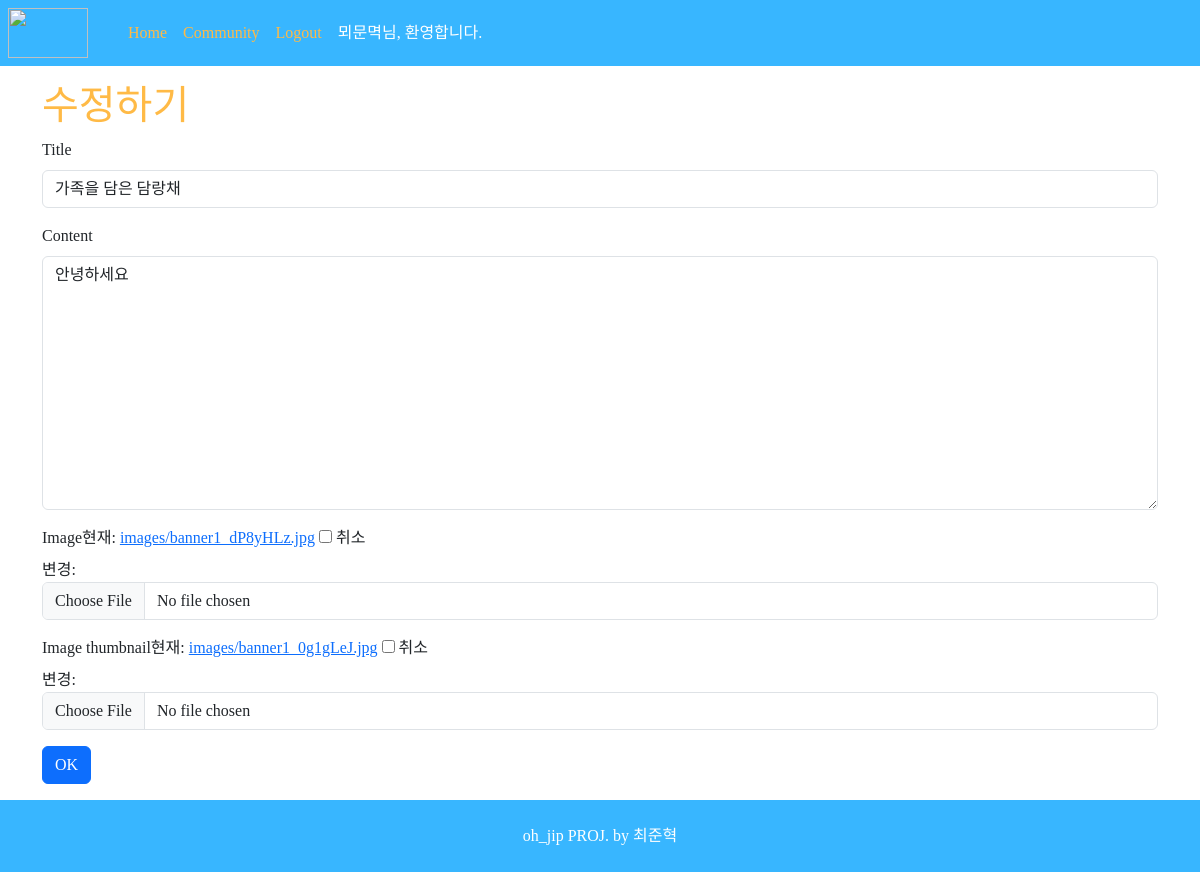
Screenshot of /update/3 (signed in) with the database file from the repository.
### accounts/models.py (models this page shows, shortened)
class User(AbstractUser):
    followings = models.ManyToManyField('self', symmetrical=False, related_name='followers')

### reviews/models.py (models this page shows)
class Review(models.Model):
    title = models.CharField(max_length=20)
    content = models.TextField(null=False)
    created_at = models.DateTimeField(auto_now_add=True)
    updated_at = models.DateTimeField(auto_now=True)
    image = ProcessedImageField(
        upload_to="images/",
        blank=True,
        processors=[ResizeToFill(400, 300)],
        format="JPEG",
        options={"quality": 80},
    )
    image_thumbnail = ProcessedImageField(
        upload_to="images/",
        blank=True,  # settings.py 원본 ImageField 명
        processors=[Thumbnail(400, 300)],  # 처리할 작업목록
        format="JPEG",  # 최종 저장 포맷
        options={"quality": 80},
    )  # 저장 옵션
    user = models.ForeignKey(
        settings.AUTH_USER_MODEL, on_delete=models.CASCADE, null=True
    )
    like_users = models.ManyToManyField(
        settings.AUTH_USER_MODEL, related_name="like_articles"
    )

### reviews/views.py (the view)
# urls.py: path("update/<int:pk>", views.update, name="update"),
@login_required
def update(request, pk):
    review = Review.objects.get(pk=pk)
    if request.user == review.user:
        if request.method == 'POST':
            review_form = ReviewForm(request.POST, request.FILES, instance=review)
            if review_form.is_valid():
                review_form.save()
                messages.success(request, '글이 수정되었습니다.')
                return redirect('reviews:detail', review.pk)
        else:
            review_form = ReviewForm(instance=review)
        context = {
            'review_form': review_form
        }
        return render(request, 'reviews/create.html', context)

### reviews/forms.py
class ReviewForm(forms.ModelForm):
    class Meta:
        model = Review
        fields = ['title', 'content', 'image', 'image_thumbnail']

### reviews/templates/reviews/create.html (shortened to what this page needs)
{% extends 'base.html' %}
{% load django_bootstrap5 %}
{% block body %}
<div class="container mt-3 mb-3">
  {% if request.resolver_match.url_name == 'create' %}
  <h1 style="color:#FFBA46;"> 글쓰기 </h1>
  {% else %}
  <h1 style="color:#FFBA46;"> 수정하기 </h1>
  {% endif %}
  <form action="" method="POST" enctype="multipart/form-data">
    {% bootstrap_form review_form %}
    {% bootstrap_button button_type="submit" content="OK" %}
  </form>
</div>
{% endblock %}

### reviewpjt/templates/base.html (shortened to what this page needs)
{% load django_bootstrap5 %}
{% load static %}
<!DOCTYPE html>
<html lang="ko">
  <head>
    {% bootstrap_css %}
    {% block css %}
      <link rel="stylesheet" href="{% static 'css/movie.css' %}">
      <link rel="stylesheet" href="https://cdn.jsdelivr.net/npm/bootstrap-icons@1.9.1/font/bootstrap-icons.css">
      {% endblock css %}
  </head>
  <body>
    <nav class="navbar navbar-expand-lg" style="background-color:#38b6ff;">
      <div class="nav mx-1">
        <a href="{% url 'reviews:index' %}"><img class="nav-logo mx-1" src="https://user-images.githubusercontent.com/75712723/200228137-aa504fc6-dc6d-415c-a061-7881e3704bad.png"/></a>
      </div>
      <div class="collapse navbar-collapse" id="navbarSupportedContent">
        <ul class="navbar-nav mb-2 mx-3 mb-lg-0 ms-lg-4 align-items-end">
          <li class="nav-item">
            <a class="menu nav-link active" href="{% url 'reviews:index' %}" style="color: #FFBA46;">Home</a>
          </li>
          <li class="nav-item">
            <a class="nav-link" href="{% url 'reviews:community' %}" style="color: #FFBA46;">Community</a>
          </li>
          {% if request.user.is_authenticated %}
            <li class="nav-item">
              <a class="nav-link" href="{% url 'accounts:logout' %}" style="color: #FFBA46;">Logout</a>
            </li>
            <li class="nav-item">
              <a class="nav-link" style="color:white;" href="{% url 'accounts:detail' user.pk %}" style="color: #FFBA46;">{{ request.user }}님, 환영합니다.</a>
            </li>
          {% endif %}
        </ul>
      </div>
    </nav>
    {% block body %}{% endblock body %}
    <footer class="py-4 css-2iocjw bottom-0" style="background-color:#38b6ff;">
      <div class="container px-4 px-lg-5">
        <p class="m-0 text-center text-white">oh_jip PROJ. by 최준혁</p>
      </div>
    </footer>
  </body>
</html>

### reviews/static/css/movie.css (style rules this page uses)
* { font-family: 'NetflixSans'; }

### reviewpjt/templates/base.html (style rules this page uses)
* { font-family: 'NetflixSans'; }
.nav-logo { width: 5rem; object-fit: cover; height: 50px; }
a { text-decoration: none; color: inherit; }

### rows the page displays
User: user "뫼문멱"
Review: title "가족을 담은 담랑채", content "안녕하세요"
